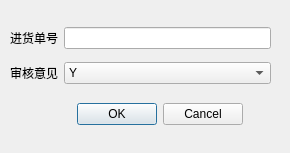
<?xml version="1.0" encoding="UTF-8"?>
<ui version="4.0">
 <class>DialogPurchaseCheckResult</class>
 <widget class="QDialog" name="DialogPurchaseCheckResult">
  <property name="geometry">
   <rect>
    <x>0</x>
    <y>0</y>
    <width>290</width>
    <height>153</height>
   </rect>
  </property>
  <property name="windowTitle">
   <string>Dialog</string>
  </property>
  <widget class="QWidget" name="gridLayoutWidget">
   <property name="geometry">
    <rect>
     <x>10</x>
     <y>20</y>
     <width>261</width>
     <height>71</height>
    </rect>
   </property>
   <layout class="QGridLayout" name="gridLayout">
    <item row="0" column="0">
     <widget class="QLabel" name="label">
      <property name="text">
       <string>进货单号</string>
      </property>
     </widget>
    </item>
    <item row="0" column="1">
     <widget class="QLineEdit" name="line_pid"/>
    </item>
    <item row="1" column="0">
     <widget class="QLabel" name="label_2">
      <property name="text">
       <string>审核意见</string>
      </property>
     </widget>
    </item>
    <item row="1" column="1">
     <widget class="QComboBox" name="co_result">
      <property name="editable">
       <bool>false</bool>
      </property>
      <item>
       <property name="text">
        <string>Y</string>
       </property>
      </item>
      <item>
       <property name="text">
        <string>N</string>
       </property>
      </item>
     </widget>
    </item>
   </layout>
  </widget>
  <widget class="QDialogButtonBox" name="buttonBox">
   <property name="geometry">
    <rect>
     <x>50</x>
     <y>100</y>
     <width>193</width>
     <height>28</height>
    </rect>
   </property>
   <property name="standardButtons">
    <set>QDialogButtonBox::Cancel|QDialogButtonBox::Ok</set>
   </property>
  </widget>
 </widget>
 <resources/>
 <connections/>
</ui>
